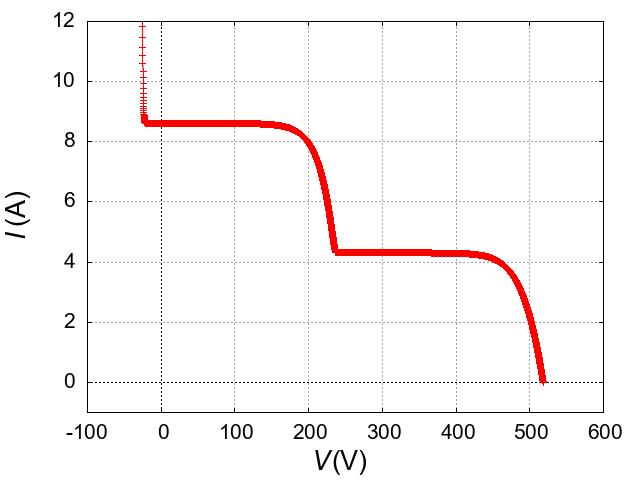

Here is the gnuplot script that generated this plot:
#set bmargin at screen 0.3

#set xlabel "{/Arial:Italic=20 {/Symbol l} (nm)}" offset -0.5
#set xlabel "{/Arial:Italic=20 x ({/Symbol m}m)}" offset -0.5
set xlabel "{/Arial:Italic=20 V} {/Arial:Roman=20 (V)}" offset -0.5
#set xlabel "{/Arial:Italic=20 n (cm^{-3})}" offset 0, graph -0.1

#set ylabel "{/Arial:Italic=20 {/Symbol j}} {/Arial:Roman=20 (V)}" offset 0
#set ylabel "{/Arial:Italic=20 E} {/Arial:Roman=20 (V/m)}" offset 0
set ylabel "{/Arial:Italic=20 I} {/Arial:Roman=20 (A)}" offset 0
#set ylabel "{/Arial:Italic=20 n} {/Arial:Roman=20 (/cm^3)}" offset 0
#set ylabel "{/Arial:Italic=20 p} {/Arial:Roman=20 (/cm^3)}" offset 0
#set ylabel "{/Arial:Italic=20 J_n} {/Arial:Roman=20 (A/cm^2)}" offset 0
#set ylabel "{/Arial:Italic=20 J_p} {/Arial:Roman=20 (A/cm^2)}" offset 0
#set ylabel "{/Arial:Italic=20 I_0 {/Arial:Roman=20 (s^{-1}m^{-3})}" offset 0.5
#set ylabel "{/Arial:Italic=20 I_0 {/Arial:Roman=20 (s^{-1}cm^{-2}nm^{-1})}" offset 0.5
#set ylabel "{/Arial:Italic=20 G {/Arial:Roman=20 (s^{-1}cm^{-3})}" offset 0.5
#set ylabel "{/Arial:Italic=20 U {/Arial:Roman=20 (s^{-1}cm^{-3})}" offset 0.5

set colorsequence classic
set grid
#set logscale xy

set xzeroaxis
set yzeroaxis

set yrange [-1:12]

#set xtics rotate by 90 offset 0, graph -0.25

#set key left top
#set key right top

set terminal png enhanced font "Arial,16"

#set output "result_phi.png"
set output "sm_IV.png"
#set output "result_n.png"
#set output "result_p.png"
#set output "result_Jn.png"
#set output "result_Jp.png"
#set output "generation_alpha.png"
#set output "generation_I0.png"
#set output "generation_G.png"
#set output "recombination_U-n.png"

#plot "result.dat" using ($2*1.0E6):($8) with linespoints title "{/Arial:Italic=20 {/Symbol j}}"
plot "sm_IV.dat" using ($2):($4) with linespoints notitle
#plot "result.dat" using ($2*1.0E6):($10*1.0E-6) with linespoints title "n"
#plot "result.dat" using ($2*1.0E6):($12*1.0E-6) with linespoints title "p"
#plot "result.dat" using ($2*1.0E6):($4*1.0E-4) with linespoints title "J_n"
#plot "result.dat" using ($2*1.0E6):($6*1.0E-4) with linespoints title "J_p"
#plot "generation_alpha.dat" using ($2):($4) with linespoints notitle
#plot "generation_I0.dat" using ($2):($4*1.0E-13) with linespoints notitle
#plot "generation_G.dat" using ($2*1.0E6):($4*1.0E-6) with linespoints notitle
# plot "recombination_U-n_pE17.dat" using ($2):($4) with linespoints title "p=1.0E17",\
# "recombination_U-n_pE20.dat" using ($2):($4) with linespoints title "p=1.0E20",\
# "recombination_U-n_pE23.dat" using ($2):($4) with linespoints title "p=1.0E23"
